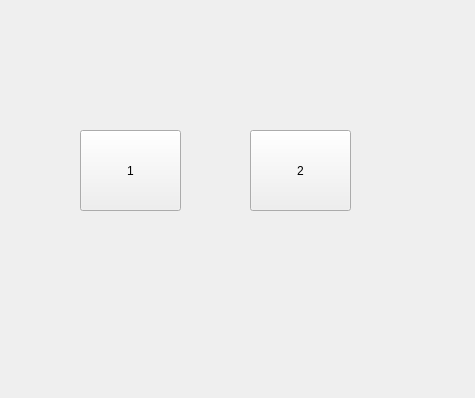
<?xml version="1.0" encoding="UTF-8"?>
<ui version="4.0">
 <class>VC</class>
 <widget class="QWidget" name="VC">
  <property name="geometry">
   <rect>
    <x>0</x>
    <y>0</y>
    <width>475</width>
    <height>398</height>
   </rect>
  </property>
  <property name="windowTitle">
   <string>Form</string>
  </property>
  <widget class="QPushButton" name="pushButton">
   <property name="geometry">
    <rect>
     <x>80</x>
     <y>130</y>
     <width>101</width>
     <height>81</height>
    </rect>
   </property>
   <property name="text">
    <string>1</string>
   </property>
  </widget>
  <widget class="QPushButton" name="pushButton_2">
   <property name="geometry">
    <rect>
     <x>250</x>
     <y>130</y>
     <width>101</width>
     <height>81</height>
    </rect>
   </property>
   <property name="text">
    <string>2</string>
   </property>
  </widget>
 </widget>
 <resources/>
 <connections/>
</ui>
